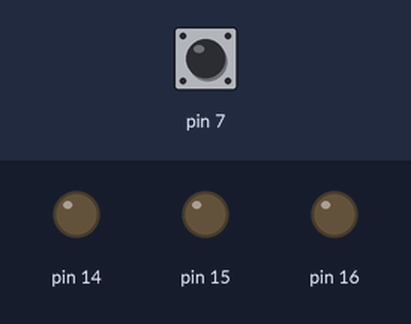
A sketch run on a simulated Arduino Uno, built with avr-gcc and run on an emulated ATmega328P. Shown: output pins drawn as LEDs (lit = HIGH). The test bench sets the inputs (shaded band); at power-on: pin 7 LOW.

Above: at 1.2 s.
1.3 s: pin 7 pulsed HIGH 5 times (0.12 s each, 0.3 s apart)
At 2.6 s:
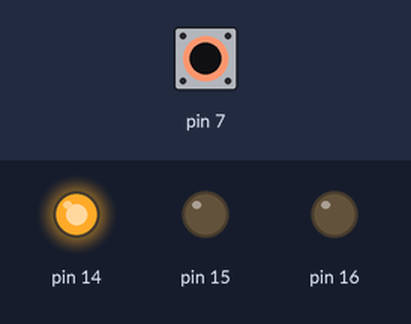
4.3 s: pin 7 pulsed HIGH 5 times (0.12 s each, 0.3 s apart)
At 6.6 s:
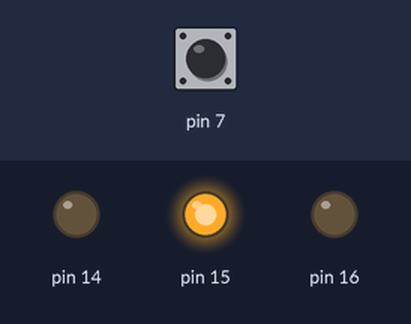
Timing chart, 0 to 8.1 s (numbered marks = the images above; inputs shaded):
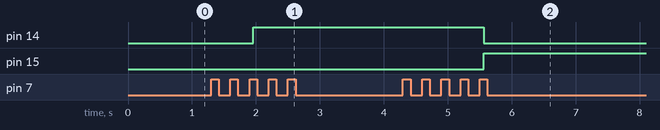

Measured:
- after the input at 1.3 s, pin 14: LOW → HIGH after 0.66 s
- after the input at 4.3 s, pin 14: HIGH → LOW after 1.3 s; pin 15: LOW → HIGH after 1.3 s

The sketch:

SWITCH_DOUBLE_SHIFT.ino
```cpp
//스위치를 더블클릭 하면 Led 세 개가 한 칸씩 이동하는 코드입니다.
unsigned char Sw = 0, Flag = 1, Led = 0x01, Cnt = 0;
unsigned int  Time = 0;

void setup()
{
    pinMode(7, INPUT);
    DDRC = 0x07;
}

void loop()
{
    if(digitalRead(7))  //스위치를 누를 때마다 Cnt를 증가시킨다.
    {
        if(Flag)
        {
            Cnt++;
             Flag = 0;
        }
    }    else    Flag = 1;
    Time = Time + 40;
    delay(40);
    if(Time >= 400)
    {
        Cnt = 0;
        Time = 0;
    }
    if(Cnt >=2)  //Sw를 증가시켜 Led 빛을 한 칸 옆으로 옮긴다.
    {
        Sw++;
        Cnt = 0;
        if(Sw == 4)  //Sw 숫자가 4가 되면 Led는 3개이므로 다시 Sw 값을 초기화시킨다.
            {
                Sw = 0;
                PORTC = 0x00;
            }
        if(Sw)  PORTC = Led << Sw-1;  //Led 한 칸씩 이동
    }
}
```
